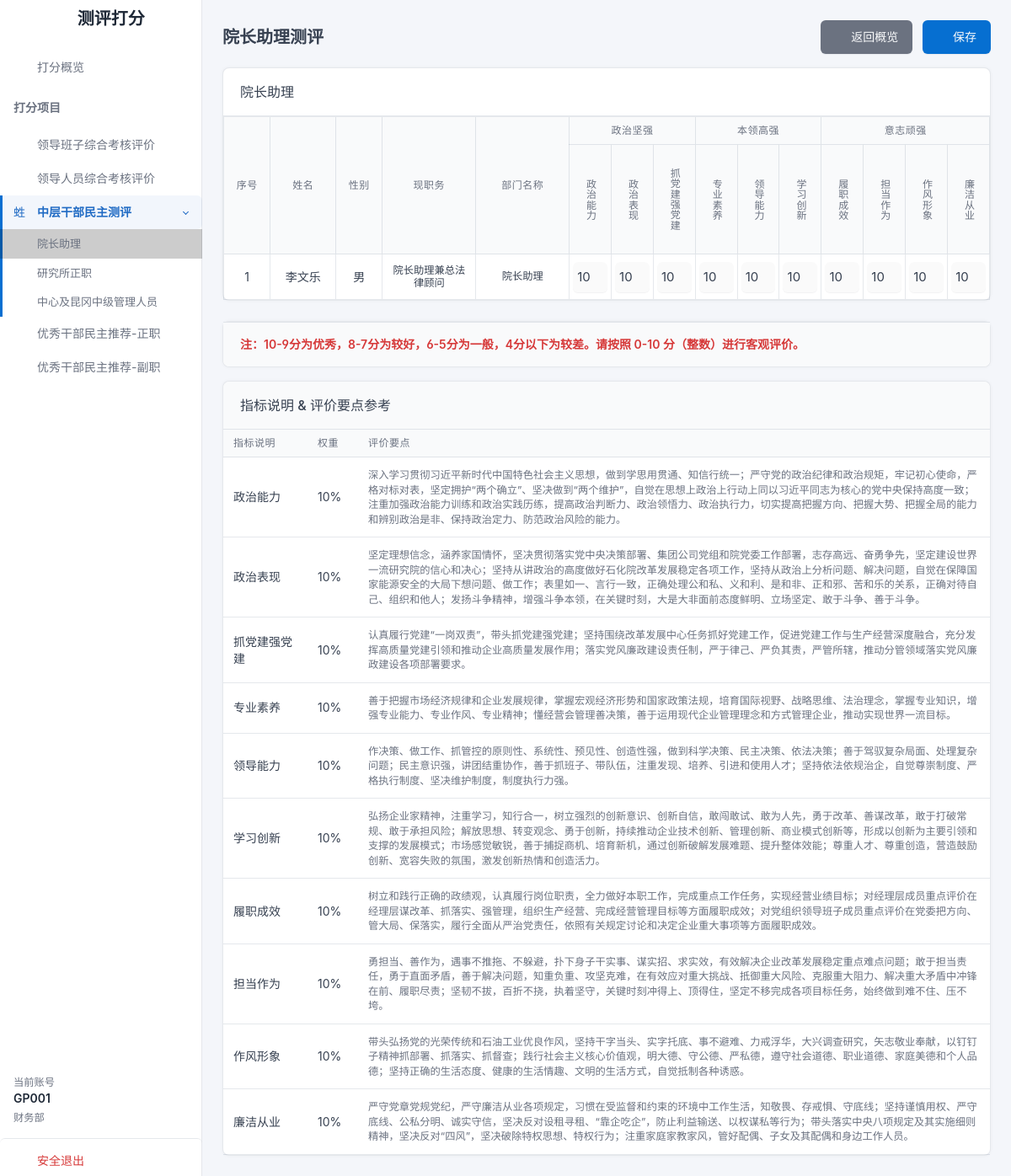
Before: /assessment/democratic-evaluation/assistant (signed in) with the older database file.
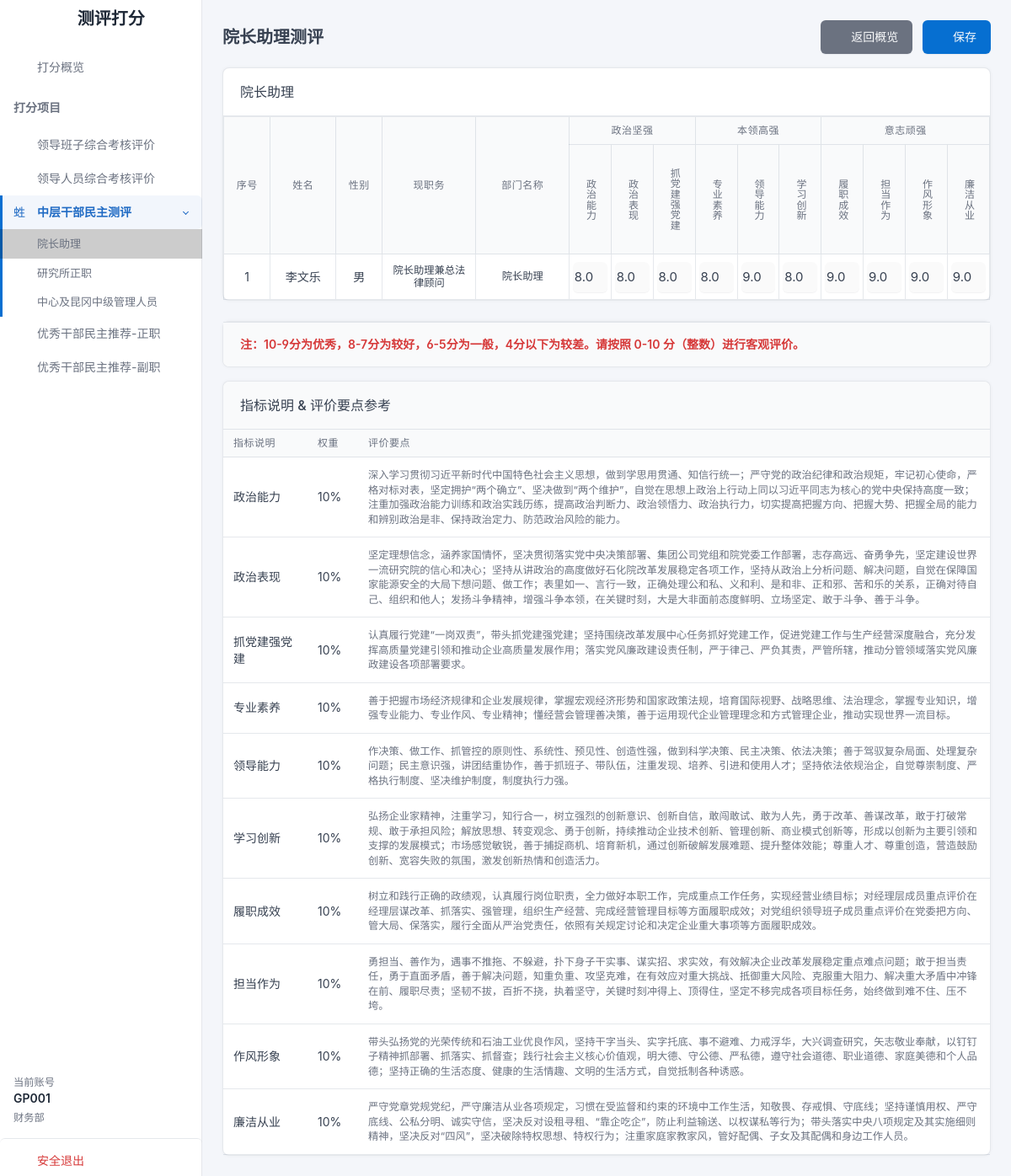
After: the same page with the newer database file.
### tables this page shows
CREATE TABLE evaluation_accounts (
            id INTEGER PRIMARY KEY AUTOINCREMENT,
            dept_name TEXT NOT NULL,    -- 部门名称
            dept_code TEXT NOT NULL,    -- 部门代码
            account_type TEXT,          -- 账号类型 (院领导/正职/副职/中心基层/其他)
            username TEXT NOT NULL UNIQUE, -- 账号 (A0L001)
            password TEXT NOT NULL,     -- 密码 (明文显示)
            status TEXT DEFAULT '是',   -- 账号状态 ("是"=未提交, "否"=已提交)
            
            updated_at DATETIME DEFAULT CURRENT_TIMESTAMP
        );

CREATE TABLE middle_managers (
            id INTEGER PRIMARY KEY AUTOINCREMENT,
            serial_no INTEGER,          -- 序号
            sort_no INTEGER,            -- 部门内排序号
            name TEXT NOT NULL,         -- 姓名
            gender TEXT,                -- 性别
            position TEXT NOT NULL,     -- 现任职务
            
            dept_name TEXT NOT NULL,    -- 部门名称 (用于显示和匹配)
            dept_id INTEGER,            -- 部门ID (外键关联)
            
            rank_level TEXT,            -- 岗位层级
            birth_date TEXT,            -- 出生年月
            education TEXT,             -- 文化程度
            rank_time TEXT,             -- 现职级时间
            role TEXT,                  -- 员工角色
            
            dept_code TEXT,             -- 部门代码 (New)
            tenure_time TEXT,           -- 任职时间 (New)
            is_newly_promoted TEXT,     -- 是否新提拔干部 (New)
            
            updated_at DATETIME DEFAULT CURRENT_TIMESTAMP
        , original_position TEXT, promotion_method TEXT);

CREATE TABLE democratic_scores (id INTEGER PRIMARY KEY AUTOINCREMENT, rater_account TEXT NOT NULL, examinee_id INTEGER NOT NULL, examinee_role TEXT, s_political_ability REAL DEFAULT 0, s_political_perf REAL DEFAULT 0, s_party_build REAL DEFAULT 0, s_professionalism REAL DEFAULT 0, s_leadership REAL DEFAULT 0, s_learning_innov REAL DEFAULT 0, s_performance REAL DEFAULT 0, s_responsibility REAL DEFAULT 0, s_style_image REAL DEFAULT 0, s_integrity REAL DEFAULT 0, total_score REAL DEFAULT 0, created_at DATETIME DEFAULT CURRENT_TIMESTAMP, updated_at DATETIME DEFAULT CURRENT_TIMESTAMP);

### app.py (the view)
@app.route('/assessment/democratic-evaluation/<group_key>')
def assessment_democratic(group_key):
    if session.get('assessor_role') != 'assessor':
        return redirect(url_for('index'))
    rater_account = session.get('assessor_username')
    db = get_db()
    user_row = db.execute('''

        SELECT a.username, a.dept_code, d.dept_name, d.dept_type, a.account_type

        FROM evaluation_accounts a

        LEFT JOIN department_config d ON a.dept_code = d.dept_code

        WHERE a.username=?

    ''', (rater_account,)).fetchone()
    if not user_row: return "无效账号", 403
    full_user_for_roles = dict(user_row) # helper
    raw_roles = get_user_rater_roles(full_user_for_roles, full_user_for_roles)
    my_rater_roles = []
    for r in raw_roles:
        if r == '职能部门正职 (含院长助理)':
            if user_row['dept_name'] == '院长助理' or user_row['dept_code'] == 'A0':
                my_rater_roles.append('院长助理')
            else:
                my_rater_roles.append('职能部门正职')
        else:
            my_rater_roles.append(r)
    nav_items = get_democratic_nav(user_row)
    target_group = next((g for g in nav_items if g['key'] == group_key), None)
    if not target_group:
        return render_template('assessment_error.html', msg="无效的测评组或无访问权限")
    placeholders = ','.join(['?'] * len(my_rater_roles))
    query = f'''

        SELECT DISTINCT examinee_role

        FROM democratic_rating_config

        WHERE rater_role IN ({placeholders}) AND is_allowed = 1

    '''
    allowed_db_roles = [r[0] for r in db.execute(query, my_rater_roles).fetchall()]
    allowed_set = set(allowed_db_roles)
    effective_roles = [r for r in target_group['roles'] if r in allowed_set]
    if not effective_roles:
         return render_template('assessment_error.html', error_message="没有可评价的人员")
    db_roles = []
    for r in effective_roles:
        if r == '两中心正职': db_roles.append('中心正职')
        elif r == '两中心副职': db_roles.append('中心副职')
        elif r == '所属分公司 (兰州、抚顺) 班子正职': db_roles.append('中心正职')
        elif r == '所属分公司 (兰州、抚顺) 班子副职': db_roles.append('中心副职')
        elif r == '昆冈班子副职 (北京)': db_roles.append('中心副职')
        else: db_roles.append(r)
    ph = ','.join(['?'] * len(db_roles))
    mgrs = db.execute(f'SELECT * FROM middle_managers WHERE role IN ({ph}) ORDER BY dept_code ASC, sort_no ASC', db_roles).fetchall()
    is_kungang_rater = any(r in ['昆冈班子正职', '昆冈班子副职', '所属分公司班子正职'] for r in my_rater_roles)
    is_college_leader = (user_row['dept_type'] == '院领导')
    valid_members = []
    for m in mgrs:
        c_role = m['role']
        c_dept = m['dept_code'] # Use code or dept_name
        c_dept_name = m['dept_name']
        derived_role = get_examinee_role_key(c_role, c_dept_name)
        if derived_role == 'EXCLUDED':
            continue
        if not derived_role: derived_role = c_role # Fallback
        if derived_role not in effective_roles:
            continue
        if not is_college_leader and c_dept == user_row['dept_code']:
            continue
        if is_kungang_rater and c_role == '昆冈班子副职 (北京)':
            continue
        valid_members.append(dict(m))
    group_data = {
        'title': target_group['title'],
        'members': valid_members
    }
    existing_rows = db.execute('SELECT * FROM democratic_scores WHERE rater_account=?', (rater_account,)).fetchall()
    scores_map = {r['examinee_id']: dict(r) for r in existing_rows}
    page_title = f"{target_group['title']}测评" # Dynamic title based on group name
    return render_template('assessment_democratic.html',
                           groups=[group_data], # Single group list
                           page_title=page_title,
                           scores_map=scores_map,
                           current_group_key=group_key)

### app.py (called while the page is built, shortened)
def get_db():
    db = getattr(g, '_database', None)
    if db is None:
        db = g._database = sqlite3.connect(DATABASE)
        db.execute('PRAGMA journal_mode=WAL;')
        db.row_factory = sqlite3.Row
    return db

@app.teardown_appcontext
def close_connection(exception):
    db = getattr(g, '_database', None)
    if db is not None:
        db.close()

def get_examinee_role_key(person_role, dept_name):
    if not person_role: return None
    person_role = person_role.strip()
    if '基层' in person_role:
        return 'EXCLUDED'
    if person_role in ['院长助理', '职能部门正职', '职能部门副职', '研究所正职', '研究所副职']:
        return person_role

### templates/assessment_democratic.html (shortened to what the changed rows need)
{% extends "base_assessment.html" %}
{% block content %}
<div class="container-fluid px-4">
    <div class="row g-2 align-items-center mb-3">
        <div class="col">
            <h2 class="page-title">{{ page_title }}</h2>
        </div>
    </div>
    {% for group in groups %}
    <div class="card mb-4" style="overflow: visible;">
        <div class="card-header">
            <h3 class="card-title">{{ group.title }}</h3>
        </div>
        <div class="table-responsive" style="overflow-x: auto;">
            <table class="table table-bordered table-vcenter text-center align-middle mb-0">
                <thead>
                    <tr class="bg-light">
                        <th rowspan="2" style="width: 40px;">序号</th>
                        <th rowspan="2" style="width: 70px;">姓名</th>
                        <th rowspan="2" style="width: 40px;">性别</th>
                        <th rowspan="2" style="width: 100px;">现职务</th>
                        <th rowspan="2" style="width: 100px;">部门名称</th>
                        <th colspan="3">政治坚强</th>
                        <th colspan="3">本领高强</th>
                        <th colspan="4">意志顽强</th>
                    </tr>
                    <tr class="bg-white small">
                        <th class="vertical-header score-col">政治能力</th>
                        <th class="vertical-header score-col">政治表现</th>
                        <th class="vertical-header score-col">抓党建强党建</th>
                        <th class="vertical-header score-col">专业素养</th>
                        <th class="vertical-header score-col">领导能力</th>
                        <th class="vertical-header score-col">学习创新</th>
                        <th class="vertical-header score-col">履职成效</th>
                        <th class="vertical-header score-col">担当作为</th>
                        <th class="vertical-header score-col">作风形象</th>
                        <th class="vertical-header score-col">廉洁从业</th>
                    </tr>
                </thead>
                <tbody>
                    {% for m in group.members %}
                    {% set score_data = scores_map.get(m.id, {}) %}
                    <tr class="person-row" data-id="{{ m.id }}" data-name="{{ m.name }}" data-role="{{ m.role }}">
                        <td>{{ loop.index }}</td>
                        <td>{{ m.name }}</td>
                        <td>{{ m.gender }}</td>
                        <td class="text-wrap small" style="max-width: 120px; line-height: 1.2;">{{ m.position }}</td>
                        <td class="text-wrap small" style="max-width: 100px; line-height: 1.2;">{{ m.dept_name }}</td>
                        <td class="p-1"><input type="number" class="form-control text-center px-0 score-input"
                                name="s_political_ability" value="{{ score_data.get('s_political_ability', 10) }}"
                                min="0" max="10"></td>
                        <td class="p-1"><input type="number" class="form-control text-center px-0 score-input"
                                name="s_political_perf" value="{{ score_data.get('s_political_perf', 10) }}" min="0"
                                max="10"></td>
                        <td class="p-1"><input type="number" class="form-control text-center px-0 score-input"
                                name="s_party_build" value="{{ score_data.get('s_party_build', 10) }}" min="0" max="10">
                        </td>
                        <td class="p-1"><input type="number" class="form-control text-center px-0 score-input"
                                name="s_professionalism" value="{{ score_data.get('s_professionalism', 10) }}" min="0"
                                max="10"></td>
                        <td class="p-1"><input type="number" class="form-control text-center px-0 score-input"
                                name="s_leadership" value="{{ score_data.get('s_leadership', 10) }}" min="0" max="10">
                        </td>
                        <td class="p-1"><input type="number" class="form-control text-center px-0 score-input"
                                name="s_learning_innov" value="{{ score_data.get('s_learning_innov', 10) }}" min="0"
                                max="10"></td>
                        <td class="p-1"><input type="number" class="form-control text-center px-0 score-input"
                                name="s_performance" value="{{ score_data.get('s_performance', 10) }}" min="0" max="10">
                        </td>
                        <td class="p-1"><input type="number" class="form-control text-center px-0 score-input"
                                name="s_responsibility" value="{{ score_data.get('s_responsibility', 10) }}" min="0"
                                max="10"></td>
                        <td class="p-1"><input type="number" class="form-control text-center px-0 score-input"
                                name="s_style_image" value="{{ score_data.get('s_style_image', 10) }}" min="0" max="10">
                        </td>
                        <td class="p-1"><input type="number" class="form-control text-center px-0 score-input"
                                name="s_integrity" value="{{ score_data.get('s_integrity', 10) }}" min="0" max="10">
                        </td>
                    </tr>
                    {% endfor %}
                </tbody>
            </table>
        </div>
    </div>
    {% endfor %}
    <div class="card">
        <div class="table-responsive">
            <table class="table table-vcenter">
                <thead>
                    <tr>
                        <th style="width: 100px;">指标说明</th>
                        <th style="width: 60px;">权重</th>
                        <th>评价要点</th>
                    </tr>
                </thead>
            </table>
        </div>
    </div>
</div>
{% endblock %}

### templates/base_assessment.html (shortened to what the changed rows need)
<!doctype html>
<html lang="zh-CN">
<head>
    <link rel="stylesheet" href="{{ url_for('static', filename='css/tabler.min.css') }}">
    <link rel="stylesheet" href="{{ url_for('static', filename='css/tabler-icons.min.css') }}">
</head>
<body class="layout-fluid">
    <div class="page">
        <aside class="navbar navbar-vertical navbar-expand-lg navbar-light">
            <div class="container-fluid">
                <h1 class="navbar-brand navbar-brand-autodark">
                    <a href="{{ url_for('assessment_overview') }}"
                        class="text-decoration-none text-primary d-flex align-items-center gap-2">
                        <i class="ti ti-checklist fs-2"></i><span class="text-dark">测评打分</span>
                    </a>
                </h1>
                <div class="collapse navbar-collapse" id="sidebar-menu">
                    <ul class="navbar-nav pt-lg-3">
                        <li class="nav-item mt-auto">
                            <div class="nav-link d-flex flex-column align-items-start py-3">
                                <div class="text-muted small">当前账号</div>
                                <div class="fw-bold text-dark">{{ session.get('assessor_username', 'Unknown') }}</div>
                                <div class="text-muted small mt-1">{{ session.get('assessor_dept_name', '') }}</div>
                            </div>
                        </li>
                    </ul>
                </div>
            </div>
        </aside>
        <div class="page-wrapper">
            <div class="page-body">
                {% block content %}{% endblock %}
            </div>
        </div>
    </div>
</body>
</html>

Changed rows visible on the page:
no longer on this page (row edited): evaluation_accounts: get "GP001"
added democratic_scores: s_political_ability "8.0", s_political_perf "8.0", s_party_build "8.0", s_professionalism "8.0", s_leadership "9.0", s_learning_innov "8.0", s_performance "9.0", s_responsibility "9.0", s_style_image "9.0", s_integrity "9.0"
Other visible differences:
{{ session.get('assessor_username', 'Unknown') }}: (not shown) → "GP001"
list line gone: "10 10 10 10 10 10 10 10 10 10"
